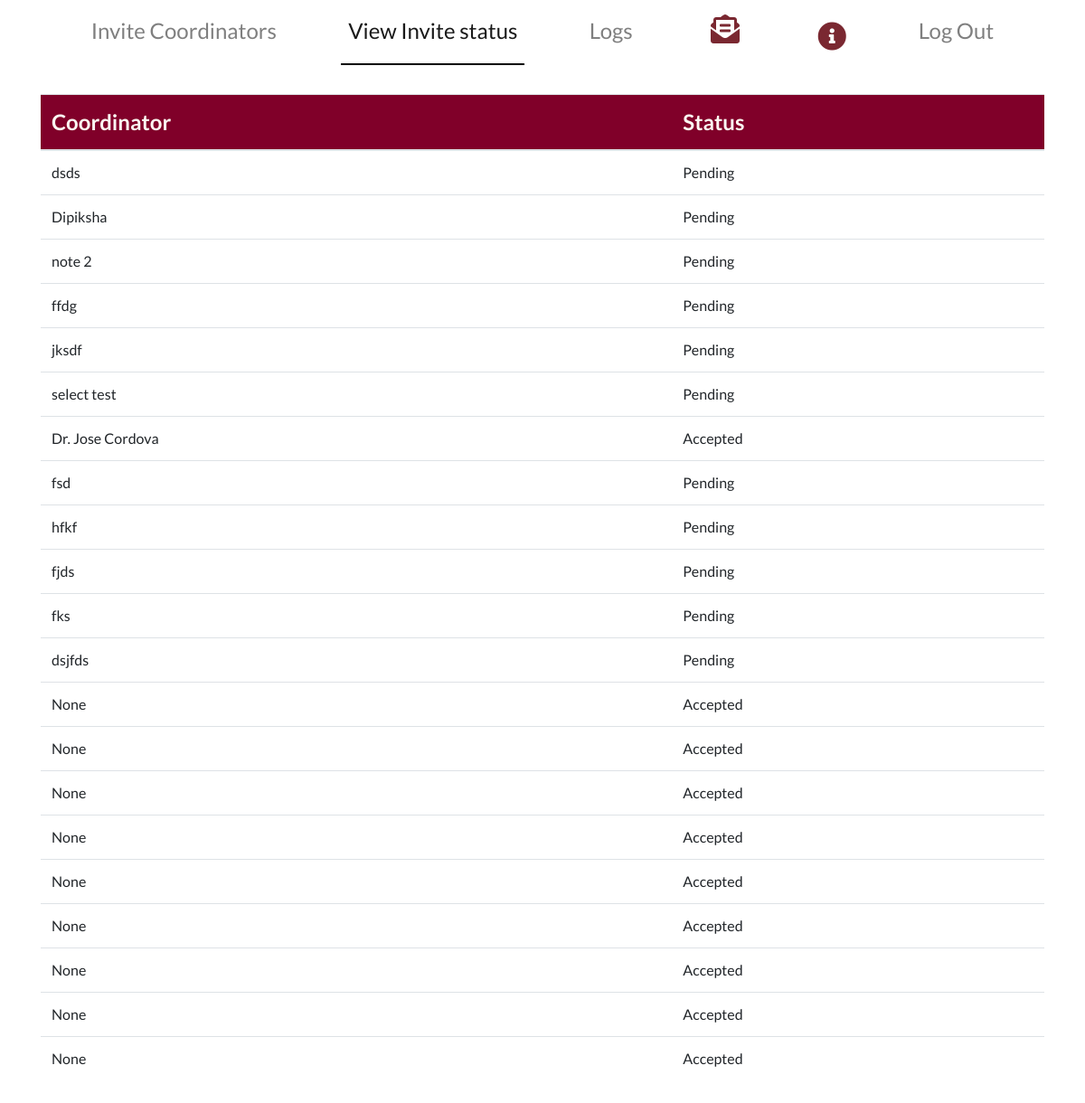
Page /invite_status (signed in) on the committed database.
### main/models.py (models this page shows)
class InvitedCo(models.Model):
    email = models.CharField(max_length=200)
    pending = models.BooleanField(default=True)
    dept = models.ForeignKey(Department,null=True,on_delete=models.CASCADE)
    name = models.CharField(null=True,max_length=400)

### main/views.py (the view)
# urls.py: path('invite_status', views.super_admin_past, name='super_admin_past'),
@user_passes_test(super_admin_test)
def super_admin_past(request):
    myinvitees = InvitedCo.objects.all().order_by('-id')
    invitees = Invited_Coordinator.objects.filter(invited_by=request.user.username).order_by('id')
    context = {'past':'active', 'invitees':invitees,'myinvitees':myinvitees,'cordinator':InvitedCo.objects.all()}
    return render(request, 'main/invite_status.html', context)

### main/views.py (called while the page is built)
def super_admin_test(user):
    return user.is_superuser

### main/templates/main/invite_status.html (shortened to what this page needs)
{% extends  'main/superadminbase.html' %}
{% load static %}
{% block body_block %}
<div class = "container" style="overflow-y:auto; height:80vh;">
<table class="table">
  <thead class = "card-header">
    <tr>
      <th scope="col">Coordinator</th>
      <th scope="col">Status</th>
    </tr>
  </thead>
  <tbody >
    {%for invite in myinvitees%}
    <tr>
      <td>{{invite.name}}</td>
      <td>
          {%if invite.pending %}
            Pending
          {%else%}
            Accepted
          {%endif%}
      </td>
    </tr>
    {%endfor%}
  </tbody>
</table>
</div>
{%endblock%}

### main/static/css/landing.css (style rules this page uses)
html { overflow-y: scroll; }
body { font-family: Montserrat, Lato, 'Nunito Sans', Helvetica, Arial, Platino, Garamond, Bookman, Lucidia; }
body { height: 100vh; }
th, label { font-size: 1.5rem; }
td { font-size: 1rem; }
.card-header { background-color: rgb(219,217,214) z-index:0; }
.card-header { background-color: #BD955A; color: rgb(252, 248, 242); }

### main/templates/main/invite_status.html (style rules this page uses)
.card-header { background-color: #800029; color: rgb(252, 248, 242); }

### rows in the picture
InvitedCo: name "dsds", pending "Pending"
InvitedCo: name "Dipiksha", pending "Pending"
InvitedCo: name "note 2", pending "Pending"
InvitedCo: name "ffdg", pending "Pending"
InvitedCo: name "jksdf", pending "Pending"
InvitedCo: name "select test", pending "Pending"
InvitedCo: name "Dr. Jose Cordova", pending "Accepted"
InvitedCo: name "fsd", pending "Pending"
InvitedCo: name "hfkf", pending "Pending"
InvitedCo: name "fjds", pending "Pending"
InvitedCo: name "fks", pending "Pending"
InvitedCo: name "dsjfds", pending "Pending"
InvitedCo: name "None", pending "Accepted"
InvitedCo: name "None", pending "Accepted"
InvitedCo: name "None", pending "Accepted"
InvitedCo: name "None", pending "Accepted"
InvitedCo: name "None", pending "Accepted"
InvitedCo: name "None", pending "Accepted"
InvitedCo: name "None", pending "Accepted"
InvitedCo: name "None", pending "Accepted"
InvitedCo: name "None", pending "Accepted"
